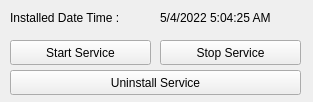
<?xml version="1.0" encoding="UTF-8"?>
<ui version="4.0">
 <class>LinuxAgentUI</class>
 <widget class="QWidget" name="LinuxAgentUI">
  <property name="geometry">
   <rect>
    <x>0</x>
    <y>0</y>
    <width>313</width>
    <height>102</height>
   </rect>
  </property>
  <property name="minimumSize">
   <size>
    <width>313</width>
    <height>102</height>
   </size>
  </property>
  <property name="maximumSize">
   <size>
    <width>313</width>
    <height>102</height>
   </size>
  </property>
  <property name="windowTitle">
   <string>Form</string>
  </property>
  <widget class="QLabel" name="title">
   <property name="geometry">
    <rect>
     <x>10</x>
     <y>10</y>
     <width>141</width>
     <height>16</height>
    </rect>
   </property>
   <property name="text">
    <string>Installed Date Time : </string>
   </property>
  </widget>
  <widget class="QLabel" name="installedTime">
   <property name="geometry">
    <rect>
     <x>160</x>
     <y>10</y>
     <width>141</width>
     <height>16</height>
    </rect>
   </property>
   <property name="text">
    <string>5/4/2022 5:04:25 AM</string>
   </property>
  </widget>
  <widget class="QPushButton" name="startBtn">
   <property name="enabled">
    <bool>true</bool>
   </property>
   <property name="geometry">
    <rect>
     <x>10</x>
     <y>40</y>
     <width>141</width>
     <height>25</height>
    </rect>
   </property>
   <property name="minimumSize">
    <size>
     <width>141</width>
     <height>25</height>
    </size>
   </property>
   <property name="maximumSize">
    <size>
     <width>141</width>
     <height>25</height>
    </size>
   </property>
   <property name="text">
    <string>Start Service</string>
   </property>
  </widget>
  <widget class="QPushButton" name="stopBtn">
   <property name="geometry">
    <rect>
     <x>160</x>
     <y>40</y>
     <width>141</width>
     <height>25</height>
    </rect>
   </property>
   <property name="text">
    <string>Stop Service</string>
   </property>
  </widget>
  <widget class="QPushButton" name="uninstallBtn">
   <property name="geometry">
    <rect>
     <x>10</x>
     <y>70</y>
     <width>291</width>
     <height>25</height>
    </rect>
   </property>
   <property name="text">
    <string>Uninstall Service</string>
   </property>
  </widget>
 </widget>
 <resources/>
 <connections/>
</ui>
